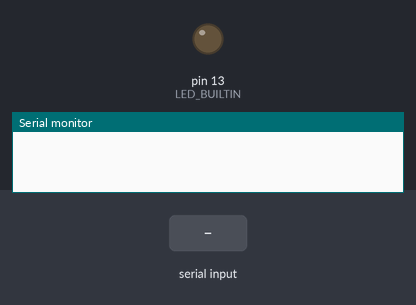
Simulated run of this sketch. Board: Arduino Uno, built with avr-gcc and run on an emulated ATmega328P. Parts: output pins drawn as LEDs (lit = HIGH), the last lines printed to the serial monitor. The test bench sets the inputs (shaded band).

Above: at 1.2 s.
1.3 s: byte 30 received over Serial
At 2.1 s:
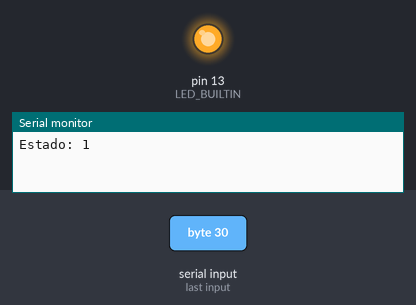
Timing chart, 0 to 4.3 s (numbered marks = the images above; inputs shaded):
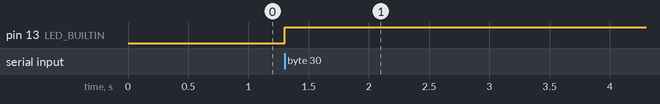

The sketch:

code5.ino
```cpp
// A state Machiene impementation, besed on
// https://codeandlife.com/2013/10/06/tutorial-state-machines-with-c-callbacks/
// but using a struct to hold some values of interest. Sadly I still have to
// find a way of define de struct locally and pass it to the functions that represent
// transitions


//State
struct state {
    uint8_t       : 1;
    uint8_t       : 1;
    uint8_t       : 1;
    uint8_t       : 1;
    uint8_t       : 1;
    uint8_t       : 1;
    uint8_t       : 1;
    uint8_t       : 1;
    uint8_t is_ON : 1;
    /* data */
} systemState;

typedef void *(*StateFunc)();

// State transition
void *led_on();
void *led_off();

// State pointer
StateFunc statefunc;

void setup() {
  pinMode(LED_BUILTIN, OUTPUT);
  // initialize serial port:
  Serial.begin(9600);
  systemState.is_ON=0;
  statefunc = led_on;
}

void loop() {

    if (Serial.available()) {
      int inByte = Serial.read();
      statefunc = (StateFunc)(*statefunc)();
    }

}

void *led_on(){
  systemState.is_ON = 1;
  digitalWrite(LED_BUILTIN, HIGH);
  Serial.print("Estado: ");
  Serial.println(systemState.is_ON);
  return led_off;
}

void *led_off(){
  systemState.is_ON = 0;
  digitalWrite(LED_BUILTIN, LOW);
  Serial.print("Estado: ");
  Serial.println(systemState.is_ON);
  return led_on;
}
```

Measured:
- after the input at 1.3 s, pin 13 (LED_BUILTIN): LOW → HIGH at once
